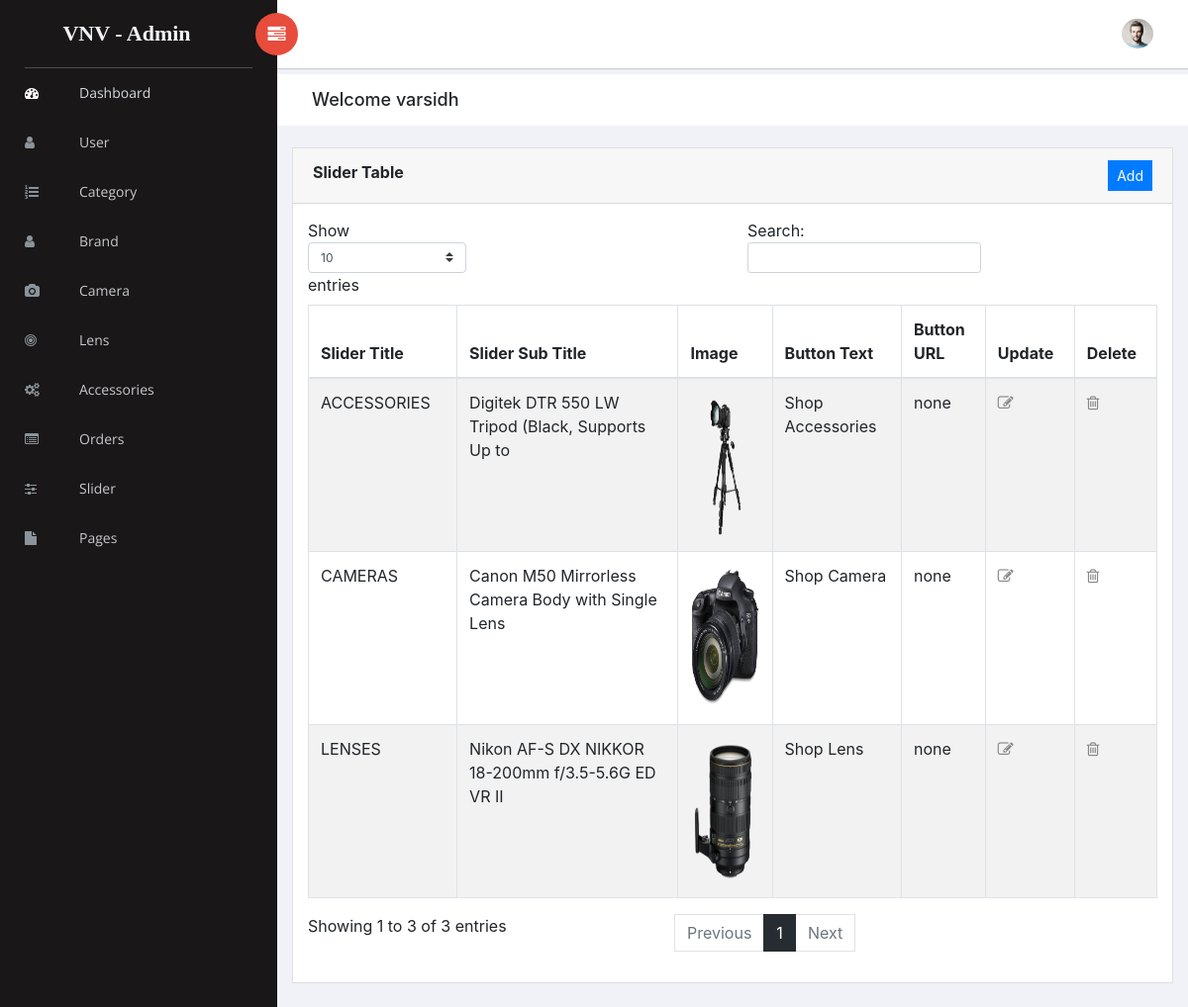
The page /admin/slider_grid.php (signed in) on the database its author committed.
### tables this page shows
CREATE TABLE `slider` (
  `slider_id` int(11) NOT NULL,
  `slider_title` varchar(50) NOT NULL,
  `slider_subtitle` varchar(50) NOT NULL,
  `image` varchar(255) NOT NULL,
  `btn_text` varchar(50) NOT NULL,
  `btn_url` varchar(255) NOT NULL
);

### admin/slider_grid.php (the view)
<?php include("sidebar.php"); ?>
<?php include("header.php"); ?>
     <div class="content mt-3">
            <div class="animated fadeIn">
                <div class="row">
                    <div class="col-md-12">
                        <div class="card">
                            <div class="card-header">
                                <strong class="card-title">Slider Table</strong>
                                <a href="slider.php"><button class="btn btn-primary btn-sm" style="float: right;">Add</button></a>
                            </div>
                            <div class="card-body">
                                <?php include("connection.php");
                                    $qry = "SELECT * FROM slider";
                                    $result = mysqli_query($con,$qry);
                                    ?>
                                <table id="bootstrap-data-table-export" class="table table-striped table-bordered">
                                    <thead>
                                        <tr>
                                            <th>Slider Title</th>
                                            <th>Slider Sub Title</th>
                                            <th>Image</th>
                                            <th>Button Text</th>
                                            <th>Button URL</th>
                                            <th>Update</th>
                                            <th>Delete</th>
                                        </tr>
                                    </thead>
                                    <tbody>
                                       <?php while($data = mysqli_fetch_assoc($result)){ ?>
                                        <tr class="odd gradeX">
                                            <td class="center"><?php echo $data['slider_title']; ?></td>
                                            <td class="center"><?php echo $data['slider_subtitle']; ?></td>
                                            <td class="center"><img height="150" width="150" src="images/<?php echo $data['image']; ?>"></td>
                                            <td class="center"><?php echo $data['btn_text']; ?></td>
                                            <td class="center"><?php echo $data['btn_url']; ?></td>
                                            <td class="center"><a href="slider.php?id=<?php echo$data['slider_id']; ?>"><i class="fa fa-edit"></i></a></td>
                                            <td class="center"><a href="slider_process.php?delete=1&did=<?php echo $data['slider_id']; ?>"><i class="fa fa-trash-o"></i></a></td>
                                        </tr>
                                        <?php } ?>
                                    </tbody>
                                </table>
                            </div>
                        </div>
                    </div>
                </div>
            </div>
        </div>
<?php include("footer.php"); ?>

### rows shown on the page
slider: slider_title "CAMERAS", slider_subtitle "Canon M50 Mirrorless Camera Body with Single Lens", image (picture), btn_text "Shop Camera", btn_url "none"
slider: slider_title "LENSES", slider_subtitle "Nikon AF-S DX NIKKOR 18-200mm f/3.5-5.6G ED VR II", image (picture), btn_text "Shop Lens", btn_url "none"
slider: slider_title "ACCESSORIES", slider_subtitle "Digitek DTR 550 LW Tripod (Black, Supports Up to", image (picture), btn_text "Shop Accessories", btn_url "none"

### other values the page prints
$_SESSION['fname'] "varsidh"
